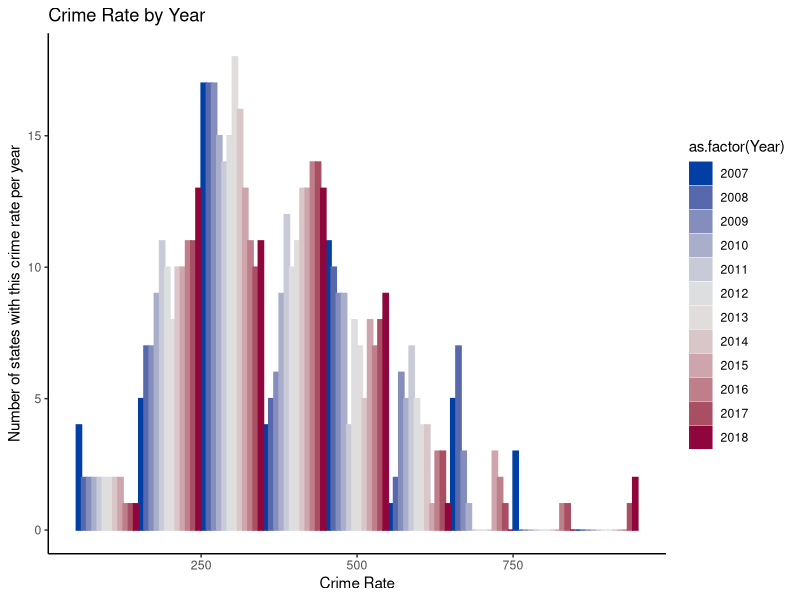
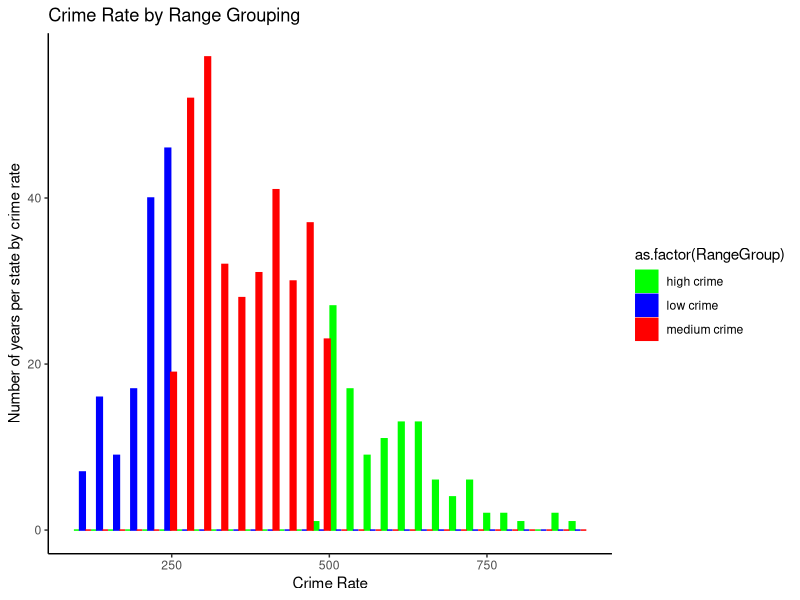

Write the R code that produced these figures, in order.
library(tidyverse)

df <- read.csv("Sampledata2.csv")

df <- df %>% mutate(RangeGroup=case_when(CrimeRate < 250 ~ "low crime", CrimeRate >= 250 & CrimeRate <= 500 ~ "medium crime", CrimeRate > 500 ~ "high crime")) 

n <- length(unique(df$Year))
col = colorspace::diverge_hcl(n)
col

col1=c("green","blue","red")
col1

ggplot(df, aes(x=CrimeRate, color=as.factor(Year), fill=as.factor(Year))) + 
  geom_histogram(position="dodge", binwidth=100, bins=5) +
  scale_color_manual(values=col) +
  scale_fill_manual(values=col) +
  labs(title="Crime Rate by Year", x="Crime Rate", y="Number of states with this crime rate per year") +
  theme_classic()

ggplot(df, aes(x=CrimeRate, color=as.factor(RangeGroup), fill=as.factor(RangeGroup))) + 
  geom_histogram(position="dodge") +
  scale_color_manual(values=col1) +
  scale_fill_manual(values=col1) +
  labs(title="Crime Rate by Range Grouping", x="Crime Rate", y="Number of years per state by crime rate") +
  theme_classic()